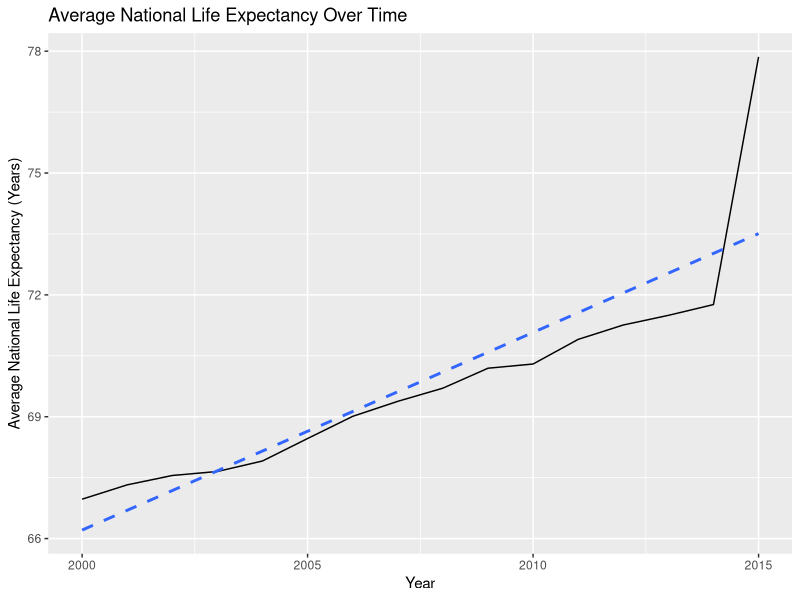
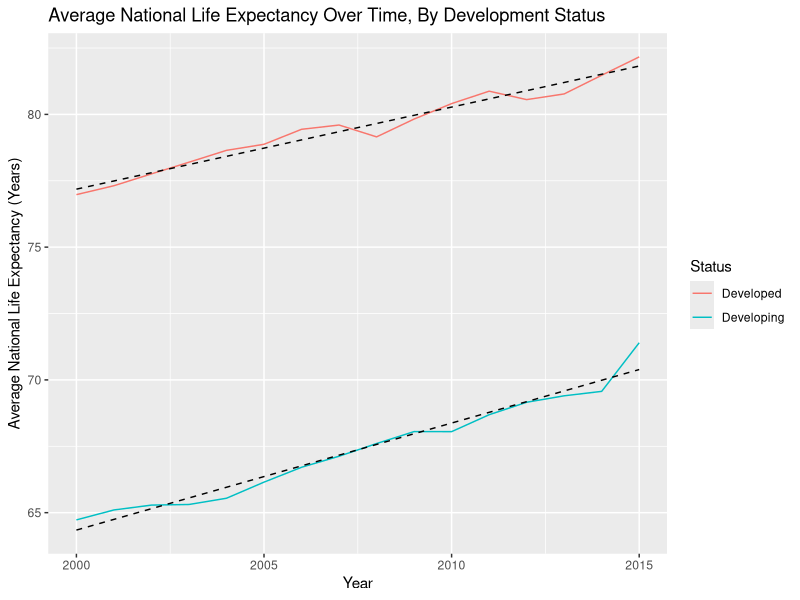
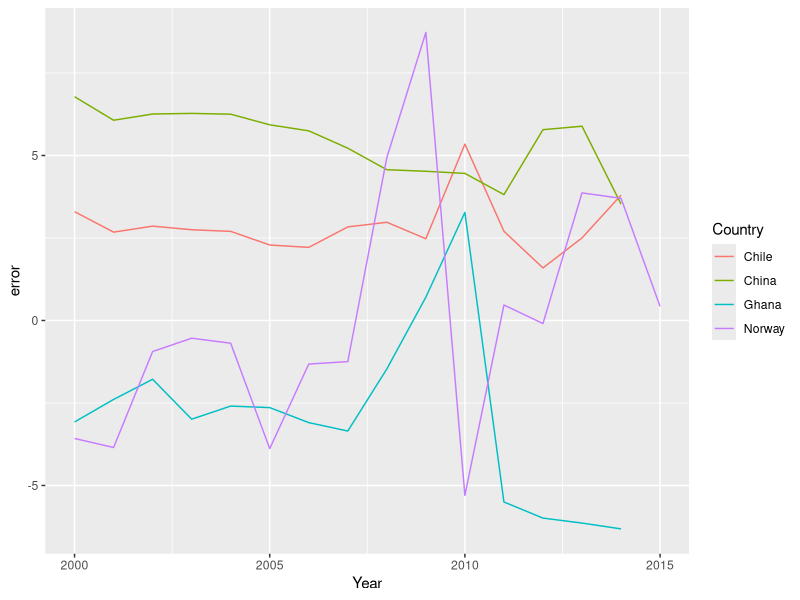
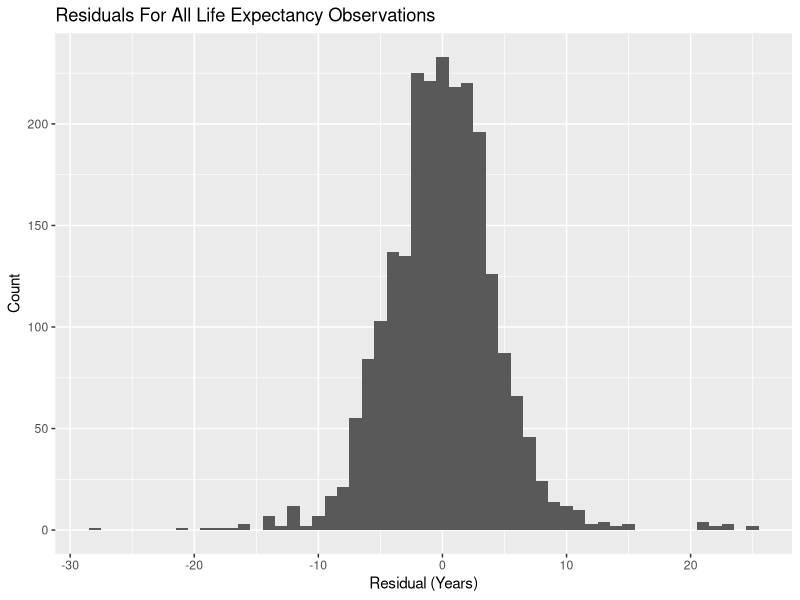
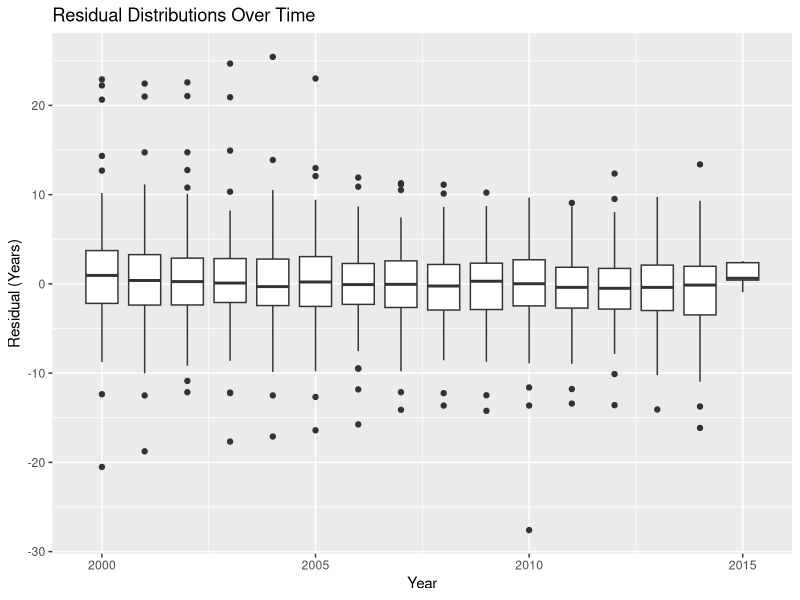
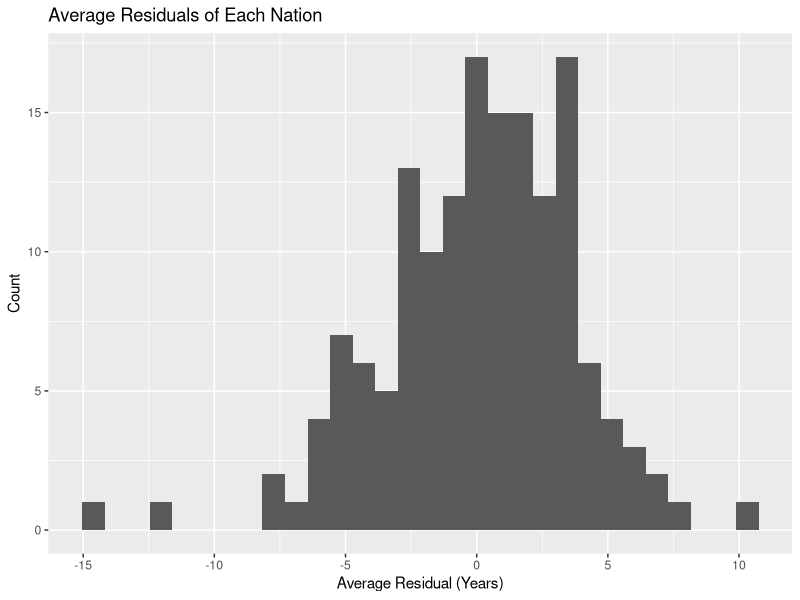
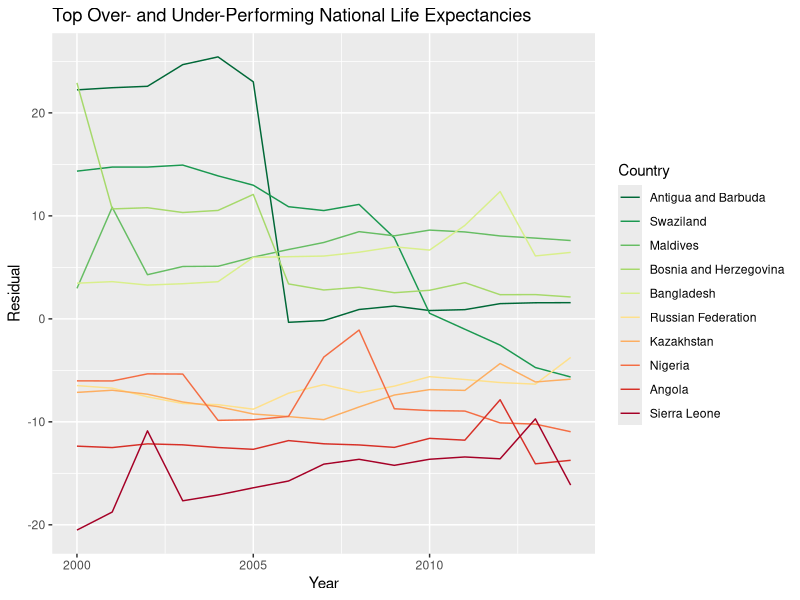

Generate these figures, in order, with R:
## ---- chunk 1
knitr::opts_chunk$set(echo = TRUE)
## ---- chunk 2
library(tidyverse)
library(car)

data <- read_csv("life_CLEAN.csv")
data
## ---- chunk 3
year_averages <- aggregate(Life.expectancy ~ Year, data = data, FUN = mean)

ggplot(data = year_averages, mapping = aes(x = Year, y = Life.expectancy)) +
  geom_line() +
  labs(title = "Average National Life Expectancy Over Time",
       x = "Year",
       y = "Average National Life Expectancy (Years)") +
  stat_smooth(method = "lm", se = FALSE, linetype = "dashed")
# savefig("life_expectancy__year.png")

summary(lm(Life.expectancy ~ Year, data = year_averages))
## ---- chunk 4
status_averages <- aggregate(Life.expectancy ~ Year + Status, data = data, FUN = mean)

ggplot(data = status_averages, mapping = aes(x = Year, y = Life.expectancy)) +
  geom_line(mapping = aes(color = Status)) +
  labs(title = "Average National Life Expectancy Over Time, By Development Status",
       x = "Year",
       y = "Average National Life Expectancy (Years)") +
  stat_smooth(mapping = aes(group = Status), method = "lm", se = FALSE,
              color = "black", size = 0.5, linetype = "dashed")
## ---- chunk 5
data$Status.proxy <- as.integer(factor(data$Status, levels = c("Developing",
                                                               "Developed"),
                                       labels = c(0, 1))) - 1
summary(lm(Life.expectancy ~ Status.proxy + Year, data = data))
## ---- chunk 6
model <- lm(Life.expectancy ~ Schooling + GDP + Alcohol + BMI +
              percentage.expenditure + Income.composition.of.resources +
              HIV.AIDS + thinness.5.9.years + thinness.10.19.years, data = data)
summary(model)

# Refining that to significance
vif(model)
model <- lm(Life.expectancy ~ Schooling + GDP + Alcohol + BMI +
              percentage.expenditure + Income.composition.of.resources +
              HIV.AIDS + thinness.10.19.years, data = data)
summary(model)

vif(model)
model <- lm(Life.expectancy ~ Schooling + GDP + Alcohol + BMI +
              Income.composition.of.resources +
              HIV.AIDS + thinness.10.19.years, data = data)
summary(model)
## ---- chunk 7
data$y.hat <- predict(model, data)
data$error <- data$Life.expectancy - data$y.hat

country_subset <- c("Norway", "China", "Ghana", "Chile", "Vietnam")
ggplot(data = data[which(data$Country %in% country_subset), ]) +
  geom_line(mapping = aes(x = Year, y = error, color = Country))
## ---- chunk 8
ggplot(data = data) +
  geom_histogram(mapping = aes(x = error), binwidth = 1) +
  labs(title = "Residuals For All Life Expectancy Observations",
       x = "Residual (Years)",
       y = "Count")

ggplot(data = data) +
  geom_boxplot(mapping = aes(x = Year, group = Year, y = error)) +
  labs(title = "Residual Distributions Over Time",
       x = "Year",
       y = "Residual (Years)")
## ---- chunk 9
# av_error <- aggregate(error ~ Country, data = data, FUN = mean)
rse <- summary(model)$sigma
av_error <- data %>%
  group_by(Country) %>%
  summarize(count = n(), total_error = sum(error), mean_error = total_error / count) %>%
  mutate(p_val = pnorm(abs(total_error), mean = 0, sd = sqrt(count) * rse, lower.tail = FALSE))

(signif_error <- av_error %>%
    filter(p_val < 0.001) %>%
    arrange(p_val))

ggplot(data = av_error) +
  geom_histogram(mapping = aes(x = mean_error)) +
  labs(title = "Average Residuals of Each Nation",
       x = "Average Residual (Years)",
       y = "Count")
## ---- chunk 10
outlier_order <- c(head(order(av_error$mean_error, decreasing = TRUE), 5),
                   tail(order(av_error$mean_error, decreasing = TRUE), 5))
av_error$over.rank <- order(av_error$mean_error, decreasing = TRUE)
outliers <- av_error$Country[outlier_order]
print(paste0(c("Top Over-perfomers: ", outliers[1:5])))
print(paste0(c("Top Under-perfomers: ", outliers[10:6])))
outlier_data <- data[which(data$Country %in% outliers), ]
outlier_data$Country <- factor(outlier_data$Country, levels = outliers)

ggplot(data = outlier_data) +
  geom_line(mapping = aes(x = Year, y = error, color = Country)) +
  scale_color_brewer(palette = "RdYlGn", direction = -1) +
  labs(title = "Top Over- and Under-Performing National Life Expectancies",
       x = "Year",
       y = "Residual")
## ---- chunk 11
